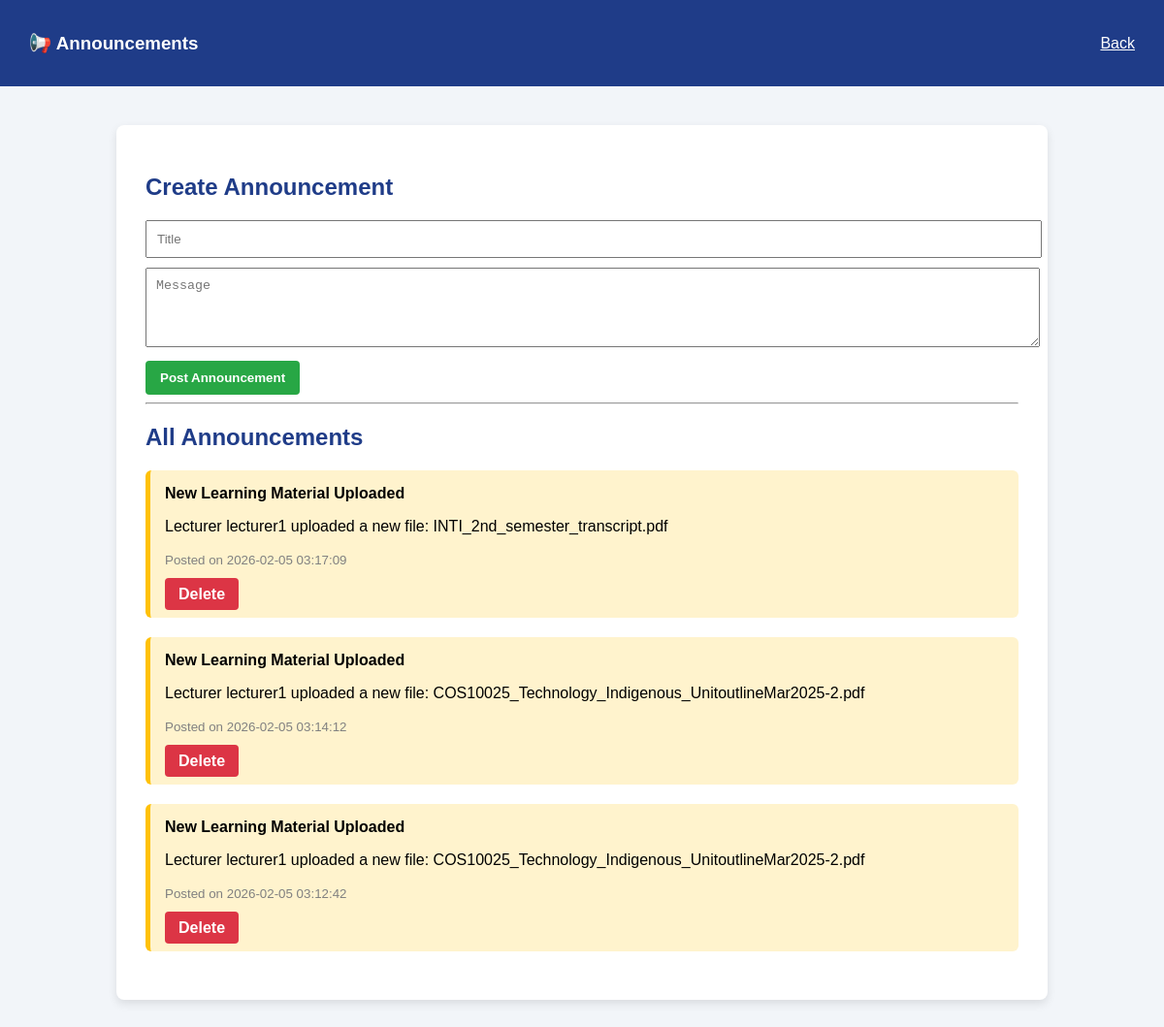
/admin/announcements (signed in), run on an earlier commit of the app's database.
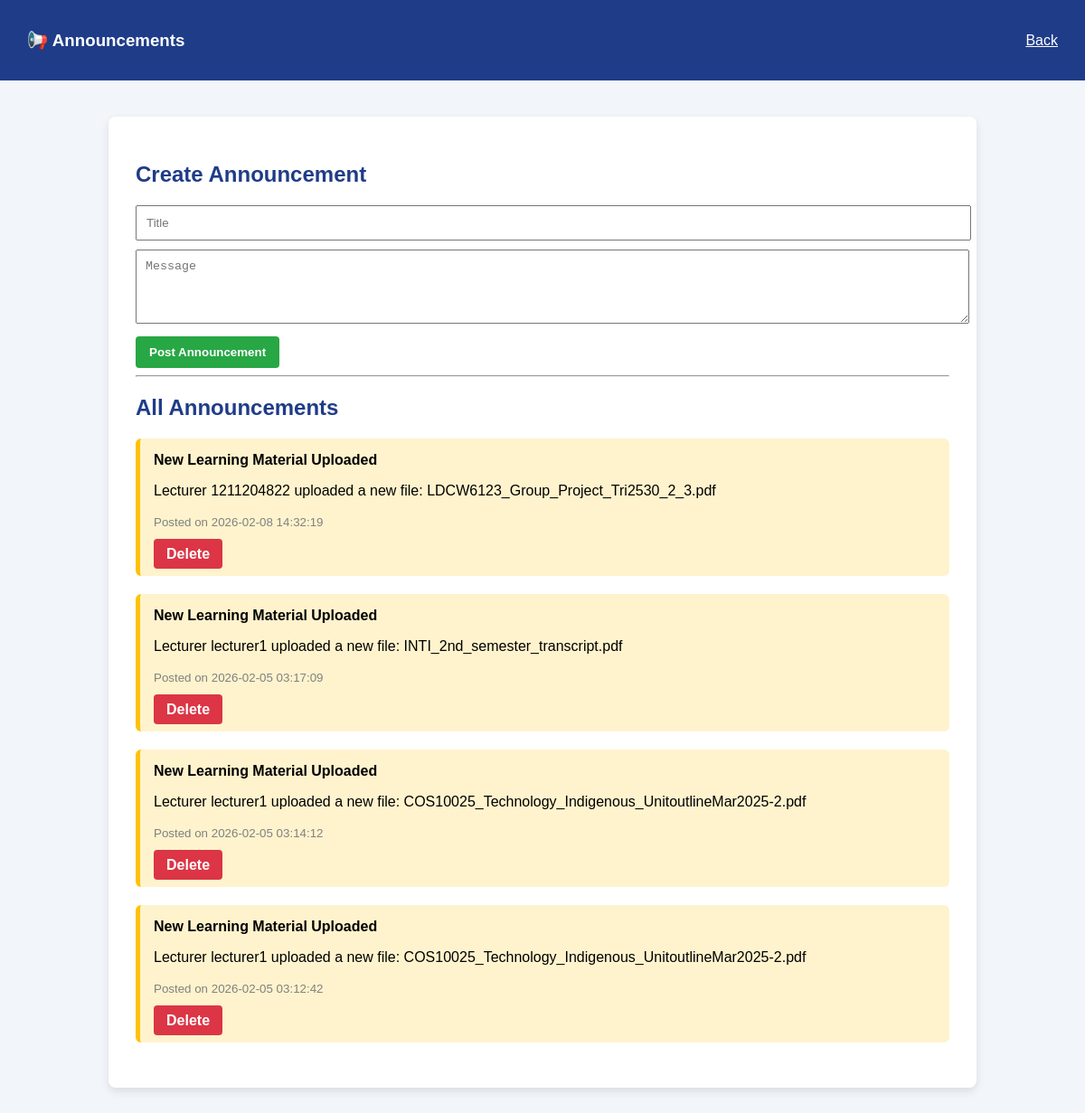
And on a later commit of the database.
### tables this page shows
CREATE TABLE announcements (
    id INTEGER PRIMARY KEY AUTOINCREMENT,
    title TEXT NOT NULL,
    message TEXT NOT NULL,
    created_at TEXT DEFAULT CURRENT_TIMESTAMP
);

### app.py (the view, shortened to what this page needs)
@app.route('/admin/announcements', methods=['GET', 'POST'])
def admin_announcements():
    if session.get('role') != 'admin' and 'user_id' not in session:
        flash("Access denied", "danger")
        return redirect(url_for('dashboard'))
    announcements = query_db(
        ADMIN_DB,
        "SELECT * FROM announcements ORDER BY created_at DESC"
    )
    return render_template(
        'admin_announcements.html',
        announcements=announcements
    )

### app.py (called while the page is built)
def query_db(db, query, args=(), one=False):
    conn = sqlite3.connect(db)
    conn.row_factory = sqlite3.Row
    cur = conn.cursor()
    cur.execute(query, args)
    conn.commit()
    result = cur.fetchall()
    conn.close()
    return result[0] if one and result else result

### templates/admin_announcements.html (shortened to what this page needs)
<!DOCTYPE html>
<html lang="en">
<head>
</head>
<body>
<div class="navbar">
    <h3>📢 Announcements</h3>
    <a href="{{ url_for('dashboard') }}" style="color:white;">Back</a>
</div>
<div class="container">
    {% if session.get('role') == 'admin' %}
    <h2>Create Announcement</h2>
    <form method="POST">
        <input type="text" name="title" placeholder="Title" required>
        <textarea name="message" rows="4" placeholder="Message" required></textarea>
        <button class="btn-add">Post Announcement</button>
    </form>
    <hr>
    {% endif %}
    <h2>All Announcements</h2>
    {% if announcements %}
        {% for a in announcements %}
        <div class="announcement">
            <h4>{{ a[1] }}</h4>
            <p>{{ a[2] }}</p>
            <small>Posted on {{ a[3] }}</small>
            {% if session.get('role') == 'admin' %}
                <br><br>
                <a href="{{ url_for('delete_announcement', aid=a[0]) }}" class="btn">
                    Delete
                </a>
            {% endif %}
        </div>
        {% endfor %}
    {% else %}
        <p>No announcements yet.</p>
    {% endif %}
</div>
</body>
</html>

What changed in the data, as far as the page shows it:
added announcements: title "New Learning Material Uploaded", message "Lecturer 1211204822 uploaded a new file: LDCW6123_Group_Project_Tri2530_2_3.pdf", created_at "2026-02-08 14:32:19"
